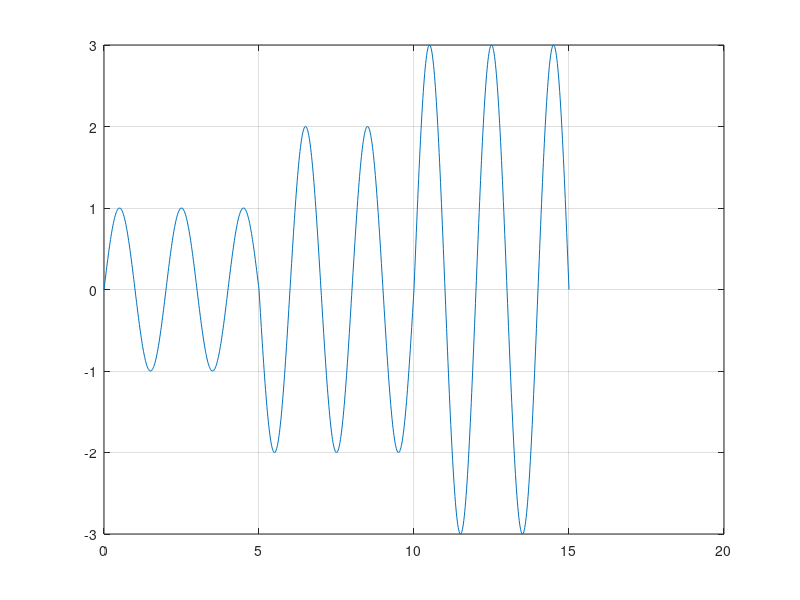

Source code (MATLAB):
%This programs plot a sinus function y = A*sin(2*pi*f*t)
%The time t goes from 0s to 15s
%The frequency f is fixed at 0.5Hz
%The amplitude A jumps from 1 to 2 to 3 in intervals of 5 seconds
%The program begins
%Close all old plots
close all;
%Clear memory
clear;
%Set parameters
f=0.5; %Frequency
EndTime=15; %End time
%Do a for loop
n=1000; %Number of plotted points
for i=1:n
    t=(i-1)*EndTime/(n-1); %Makes sure that t goes from 0 to 15
    %Compute amplitude based on time
    if t<=5
        A=1;
    elseif t<=10
        A=2;
    else
        A=3;
    end;
    y=A*sin(2*pi*f*t); %Compute y
    %Save data for plotting
    tPlot(i)=t;
    yPlot(i)=y;
end;
%Plot
plot(tPlot,yPlot);
grid;
